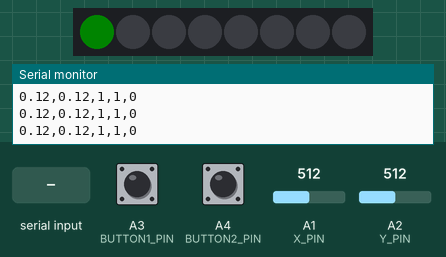
This sketch was run on a simulated Arduino Uno, built with avr-gcc and run on an emulated ATmega328P. Shown: 8 RGB LEDs in strip order, left to right, the last lines printed to the serial monitor. The inputs (shaded band) are chosen by the test bench; at power-on: A1 (X_PIN) = 512, A2 (Y_PIN) = 512, A3 (BUTTON1_PIN) HIGH, A4 (BUTTON2_PIN) HIGH. Dim RGB values are drawn brighter than linear.

Above: at 1.2 s.
1.3 s: "90,45\n" received over Serial
At 1.35 s:
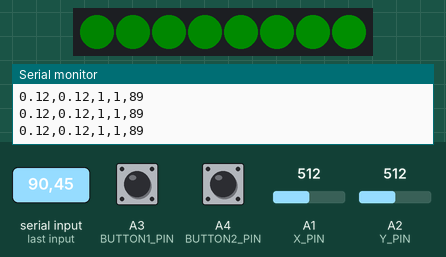
At 1.9 s:
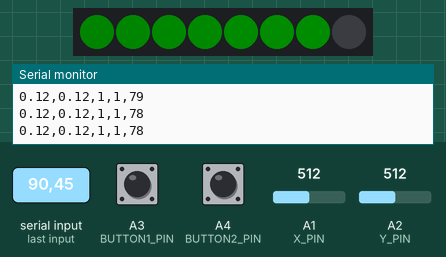
Timing chart, 0 to 6.7 s (numbered marks = the images above; inputs shaded):
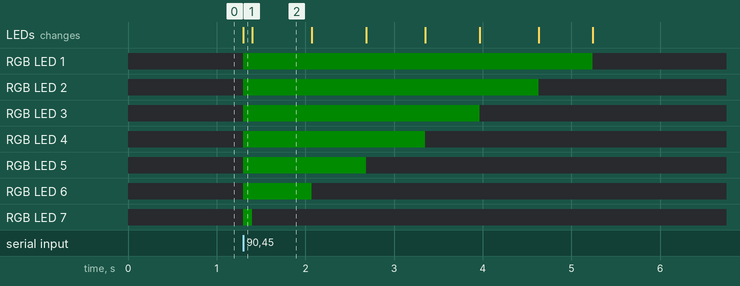

The sketch:

A3_LeafBlower.ino
```cpp
#include <Adafruit_NeoPixel.h>

#define MAX_ANALOG_VAL 4096
const int X_PIN = A1;
const int Y_PIN = A2;
const int BUTTON1_PIN = A3;
const int BUTTON2_PIN = A4;
const int OUTPUT_INTERVAL = 15;
unsigned long lastOutput = 0;

// LED variables
const int LED_PIN = 13;
const int LED_COUNT = 8;
const int DECAY_INTERVAL = 50;
const int DECAY_AMOUNT = 1;
String inputBuffer = "";

Adafruit_NeoPixel strip(LED_COUNT, LED_PIN, NEO_GRB + NEO_KHZ800);

int meterValue = 0;  // 0 - 100
unsigned long lastDecay = 0;

void setup() {
  // put your setup code here, to run once:
  Serial.begin(115200);
  pinMode(BUTTON1_PIN, INPUT_PULLUP);
  pinMode(BUTTON2_PIN, INPUT_PULLUP);
  pinMode(Y_PIN, INPUT);
  pinMode(X_PIN, INPUT);
  strip.begin();
  strip.setBrightness(30);
  strip.show();
}

void loop() {
  // put your main code here, to run repeatedly:
  unsigned long currMillis = millis();

  if (currMillis - lastOutput > OUTPUT_INTERVAL) {
    int y_out = analogRead(Y_PIN);
    int x_out = analogRead(X_PIN);
    int b1_out = digitalRead(BUTTON1_PIN);
    int b2_out = digitalRead(BUTTON2_PIN);

    float normalized_y = y_out / (float) MAX_ANALOG_VAL;
    float normalized_x = x_out / (float) MAX_ANALOG_VAL;
    Serial.print(normalized_x);
    Serial.print(",");
    Serial.print(normalized_y);
    Serial.print(",");
    Serial.print(b1_out);
    Serial.print(",");
    Serial.print(b2_out);
    Serial.print(",");
    Serial.println(meterValue);

    lastOutput = currMillis;
  }

  while (Serial.available() > 0) {
    char c = Serial.read();
    if (c == '\n') {
      int incoming = inputBuffer.toInt();
      if (incoming > 0) {
        meterValue = constrain(meterValue + incoming, 0, 100);
      }
      inputBuffer = "";
    } else {
      inputBuffer += c;
    }
  }

  // gradually decay
  if (currMillis - lastDecay > DECAY_INTERVAL) {
    if (meterValue > 0) {
      meterValue--;
      lastDecay = currMillis;
    }
  }

  drawMeter();

  strip.show();
}

void drawMeter() {
  // map meterValue to LEDs lit
  int ledsLit = map(meterValue, 0, 100, 0, LED_COUNT);

  for (int i = 0; i < LED_COUNT; i++) {
    if (i <= ledsLit) {
      // green, filling right to left
      int brightness = map(i, 0, LED_COUNT - 1, 60, 120);
      strip.setPixelColor(i, strip.Color(0, brightness, 0));
    } else {
      // off
      strip.setPixelColor(i, 0);
    }
  }
}
```

Measured:
- after the input at 1.3 s, RGB LED 1: off → RGB(0, 8, 0) at once, → off 3.9 s later; RGB LED 2: off → RGB(0, 9, 0) at once, → off 3.3 s later; RGB LED 3: off → RGB(0, 10, 0) at once, → off 2.7 s later; RGB LED 4: off → RGB(0, 11, 0) at once, → off 2.0 s later; RGB LED 5: off → RGB(0, 12, 0) at once, → off 1.4 s later; the LEDs: change at once (image 1)
- what the display in image 2 shows lasts 0.7 s, from 1.4 s to 2.1 s
